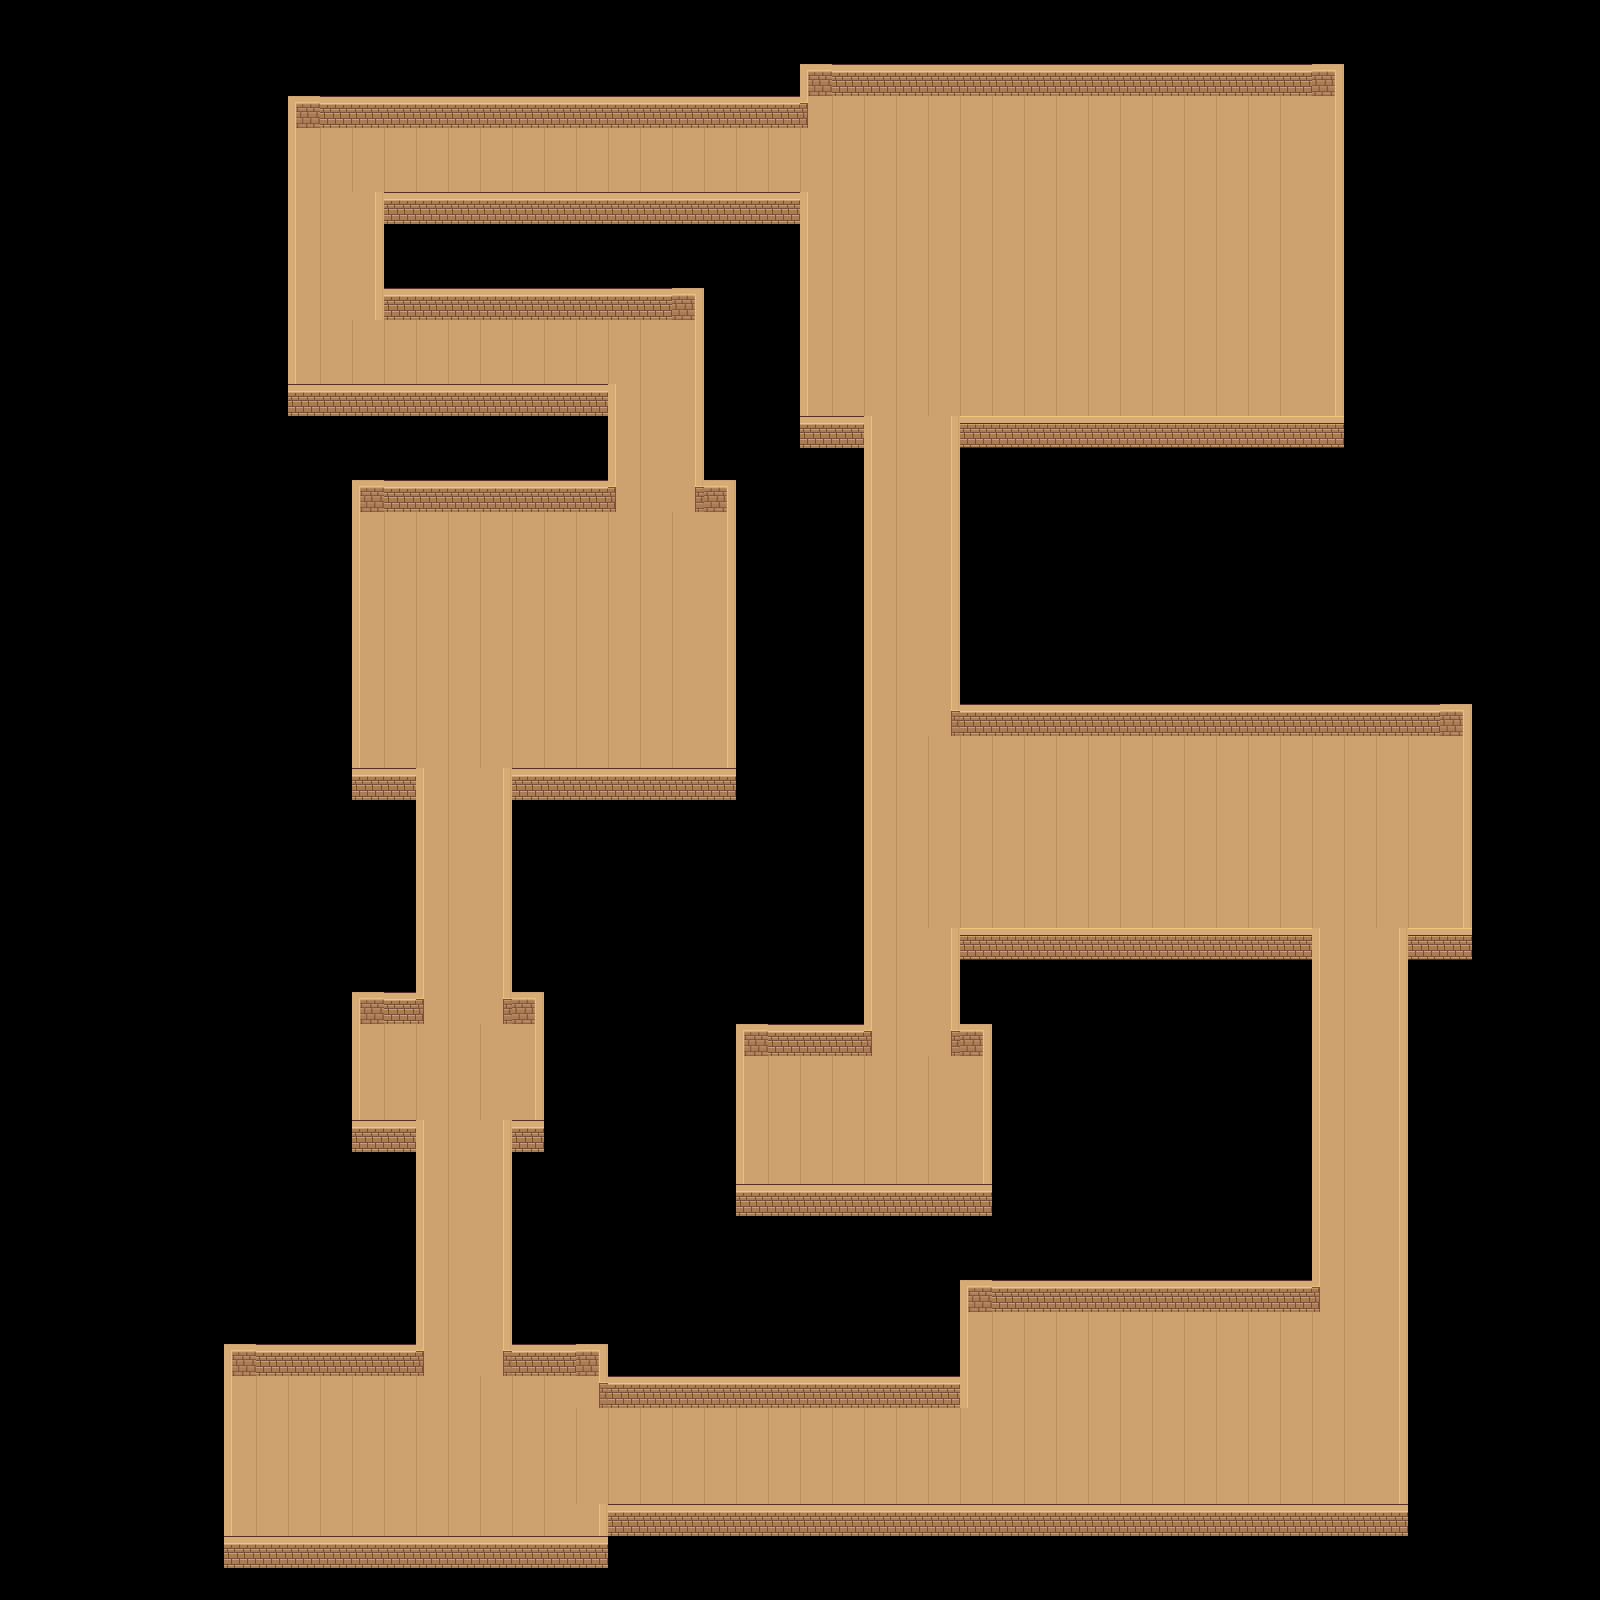

This is a level from a 2D game, rendered from its Tiled map with the project's own tilesets. A one-line summary and the map file follow, with tile-layer data summarised:
An orthogonal 50x50 tile map with 32x32 px tiles, 3 tile layers (colision, Suelo, Pared), 1 hidden layer not drawn, 2 tilesets.

<map version="1.10" tiledversion="1.11.2" orientation="orthogonal" renderorder="right-down" width="50" height="50" tilewidth="32" tileheight="32" infinite="0" nextlayerid="7" nextobjectid="1">
 <editorsettings>
  <export target="mapaTiled.json" format="json" />
 </editorsettings>
 <tileset firstgid="1" name="tiles" tilewidth="32" tileheight="32" tilecount="80" columns="16">
  <image source="tileSetProp.png" width="512" height="160" />
 </tileset>
 <tileset firstgid="81" source="tiles.tsx" />
 <layer id="6" name="colision" width="50" height="50">
  <properties>
   <property name="colision" type="bool" value="true" />
  </properties>
  <data>[2500 cells, 1539 non-empty, 1 distinct tile ids]</data>
 </layer>
 <layer id="1" name="Suelo" width="50" height="50">
  <data>[2500 cells, 805 non-empty, 6 distinct tile ids]</data>
 </layer>
 <layer id="2" name="Pared" width="50" height="50">
  <data>[2500 cells, 310 non-empty, 8 distinct tile ids]</data>
 </layer>
 <layer id="4" name="objetos" width="50" height="50" visible="0">
  <data>[2500 cells, 110 non-empty, 12 distinct tile ids]</data>
 </layer>
</map>